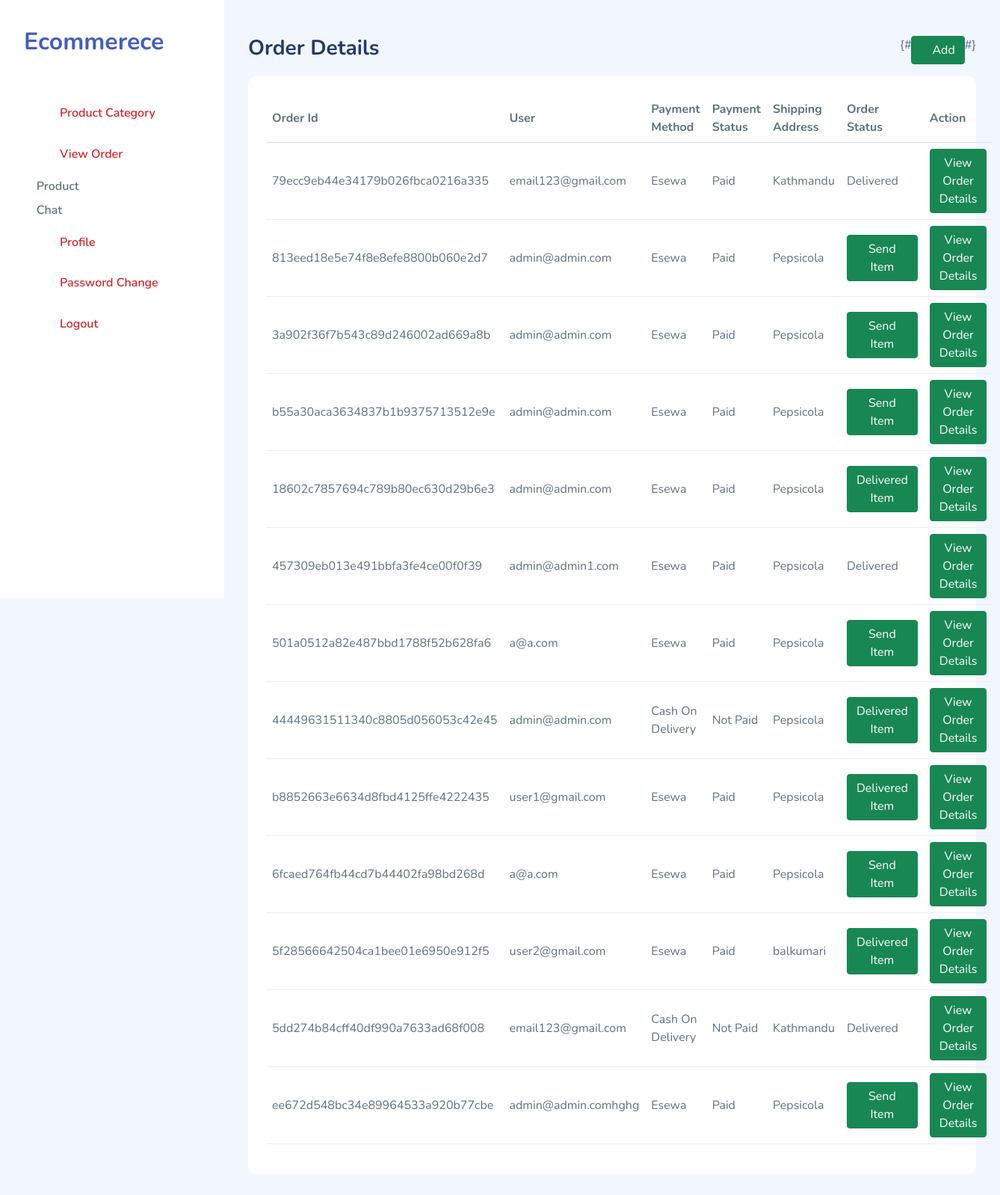
Page /dashboard/order_details/ (signed in) on the committed database.
### cart/models.py (models this page shows, shortened)
class Cart(models.Model):
    product = models.ForeignKey(Product, on_delete=models.PROTECT)
    user = models.ForeignKey(MyUser, on_delete=models.PROTECT)
    quantity = models.PositiveIntegerField()
    is_bought = models.BooleanField(default=False)
    is_paid = models.BooleanField(default=False)
    payment_method = models.CharField(max_length=50, null=True, blank=True)
    order_id = models.CharField(max_length=100, null=True, blank=True)
    shipping_address = models.CharField(max_length=100, null=True, blank=True)
    price = models.PositiveIntegerField(null=True, blank=True)
    is_send = models.BooleanField(default=False)
    is_delivered = models.BooleanField(default=False)

### decorator.py (the view)
        def wrap(request, *args, **kwargs):
            if request.user.is_authenticated:
                if request.user.is_admin:
                    return view_function(request, *args, **kwargs)
                else:
                    raise PermissionDenied
            else:
                return redirect('accounts:login')

### dashboard/views.py (called while the page is built)
@is_admin()
def view_order_details(request):
    my_order = Cart.objects.filter(is_bought=True)
    orders = set(
        my_order.values_list('order_id', 'user__email', 'payment_method', 'is_paid', 'shipping_address', 'is_send',
                             'is_delivered'))
    context = {'my_orders': orders}
    return render(request, 'dashboard/order_details.html', context)

### decorator.py (called while the page is built)
def is_admin():
    def decorator(view_function):
        def wrap(request, *args, **kwargs):
            if request.user.is_authenticated:
                if request.user.is_admin:
                    return view_function(request, *args, **kwargs)
                else:
                    raise PermissionDenied
            else:
                return redirect('accounts:login')
        return wrap
    return decorator

### dashboard/templates/dashboard/order_details.html (shortened to what this page needs)
{% extends 'dashboard/base.html' %}
{% block pagetitle %}Order Details{% endblock %}
{% block body %}
    <div class="card-body">
        <table class="table table-responsive" id="table1">
            <thead style="width: 100%;">
            <tr>
                <th>Order Id</th>
                <th>User</th>
                <th>Payment Method</th>
                <th>Payment Status</th>
                <th>Shipping Address</th>
                <th>Order Status</th>
                <th>Action</th>
            </tr>
            </thead>
            <tbody>
            {% for order in my_orders %}
                <tr>
                    <td>
                        {{ order.0 }}
                    </td>
                    <td>
                        {{ order.1 }}
                    </td>
                <td>
                        {{ order.2 }}
                    </td>
                    <td>
                        {% if order.3 == True %}Paid{% else %}Not Paid{% endif %}
                    </td>
                    <td>
                        {{ order.4 }}
                    </td>
                    <td>
                        {% if order.6 == True %}Delivered{% elif order.5 == True %}
                            <a href="{% url 'dashboard:item_delivered' order.0 %}" class="btn btn-success">Delivered
                                Item</a> {% else %}
                            <a href="{% url 'dashboard:send_item' order.0 %}" class="btn btn-success">Send
                                Item</a>{% endif %}
                    </td>
                    <td>
                        <a href="{% url 'dashboard:order_details_ind' order.0 %}" class="btn btn-success">View Order
                            Details</a>
                    </td>
                </tr>
            {% endfor %}
            </tbody>
        </table>
    </div>
{% endblock %}

### static/dashboard/assets/css/app.css (style rules this page uses)
.btn.btn-danger,.btn.btn-info,.btn.btn-primary,.btn.btn-secondary,.btn.btn-success,.btn.btn-warning { color:#fff }
.card .card-body { padding:1.5rem }
.dataTable-table td,.dataTable-table thead th,.table td,.table thead th { vertical-align:middle }
.dataTable-table:not(.table-borderless) thead th,.table:not(.table-borderless) thead th { border-bottom:1px solid #dedede!important }
a { text-decoration:none }

### rows in the picture
Cart: order "813eed18e5e74f8e8efe8800b060e2d7", order "admin@admin.com", payment_method "Esewa", shows "Paid", shipping_address "Pepsicola", shows "Send Item"
Cart: order "3a902f36f7b543c89d246002ad669a8b", order "admin@admin.com", payment_method "Esewa", shows "Paid", shipping_address "Pepsicola", shows "Send Item"
Cart: order "18602c7857694c789b80ec630d29b6e3", order "admin@admin.com", payment_method "Esewa", shows "Paid", shipping_address "Pepsicola", shows "Delivered Item"
Cart: order "44449631511340c8805d056053c42e45", order "admin@admin.com", payment_method "Cash On Delivery", shows "Not Paid", shipping_address "Pepsicola", shows "Delivered Item"
Cart: order "ee672d548bc34e89964533a920b77cbe", order "admin@admin.comhghg", payment_method "Esewa", shows "Paid", shipping_address "Pepsicola", shows "Send Item"

### other values in the picture
{{ order.0 }} "79ecc9eb44e34179b026fbca0216a335" "b55a30aca3634837b1b9375713512e9e" "457309eb013e491bbfa3fe4ce00f0f39" "501a0512a82e487bbd1788f52b628fa6" "b8852663e6634d8fbd4125ffe4222435" "6fcaed764fb44cd7b44402fa98bd268d" "5f28566642504ca1bee01e6950e912f5" "5dd274b84cff40df990a7633ad68f008"
{{ order.1 }} "email123@gmail.com" "admin@admin.com" "admin@admin1.com" "a@a.com" "user1@gmail.com" "a@a.com" "user2@gmail.com" "email123@gmail.com"
{{ order.2 }} "Esewa" "Esewa" "Esewa" "Esewa" "Esewa" "Esewa" "Esewa" "Cash On Delivery"
{{ order.4 }} "Kathmandu" "Pepsicola" "Pepsicola" "Pepsicola" "Pepsicola" "Pepsicola" "balkumari" "Kathmandu"
